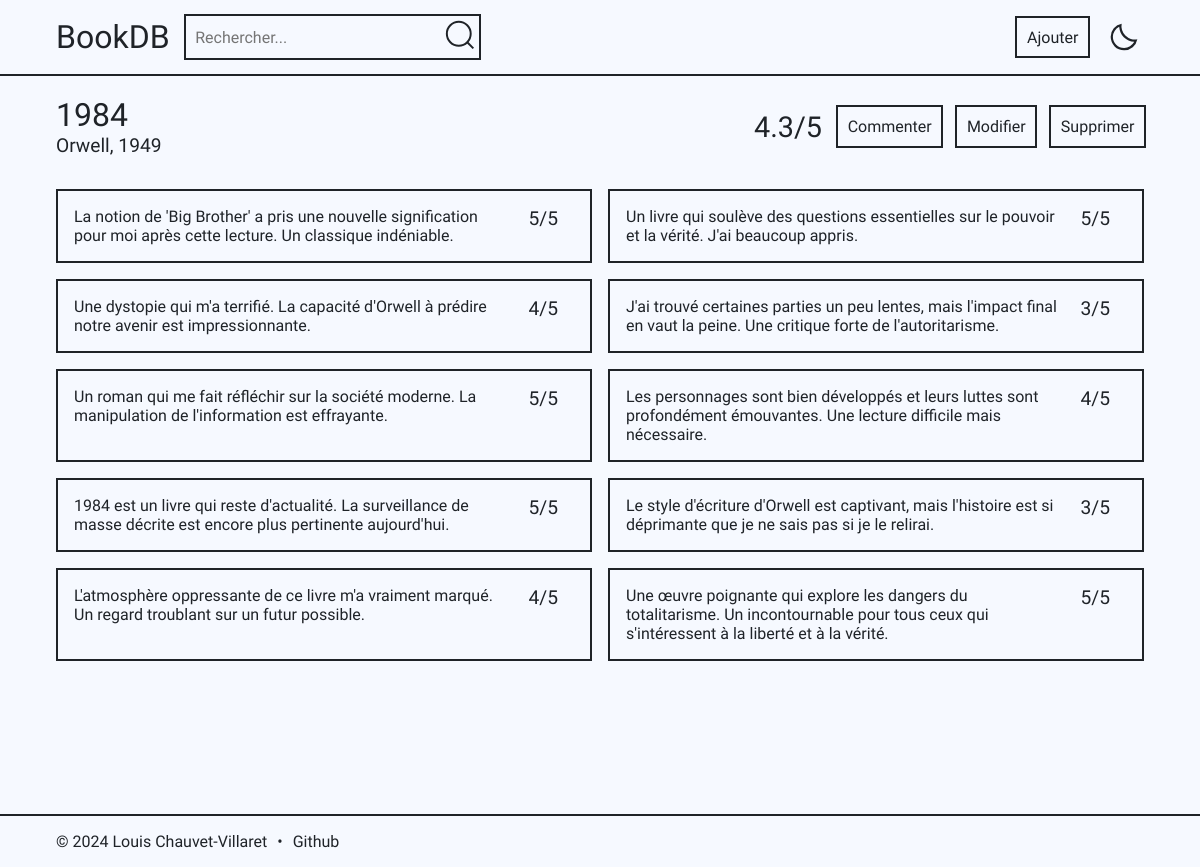
The app's page /livre?id=1 with its own data.
### tables this page shows
CREATE TABLE books (
                        id     INTEGER
                            primary key autoincrement,
                        title  TEXT    not null,
                        author TEXT    not null,
                        year   INTEGER not null
                    );

CREATE TABLE comments (
                        id      INTEGER
                            primary key autoincrement,
                        book_id INTEGER
                            references books
                                on delete cascade,
                        comment TEXT    not null,
                        rating  INTEGER not null,
                        signal INTEGER default 0,
                        check (rating >= 0 AND rating <= 5)
                    );

### app.py (the view)
@app.route('/livre')
def livre():
    book_id = request.args.get('id')
    data = execute_query("SELECT * FROM books WHERE id=?", [book_id], fetchone=True)
    if data:
        comments = execute_query("SELECT * FROM comments WHERE book_id=? ORDER BY id DESC", [book_id], )
        if comments:
            average = round(execute_query("SELECT AVG(rating) FROM comments WHERE book_id=?", [book_id], fetchone=True)[0],1)
            if average.is_integer():
                average = int(average)
            return render_template('livre.html', data=data, comments=comments, average=average)
        else:
            return render_template('livre.html', data=data)
    else:
        return redirect("/recherche", 303)

### app.py (called while the page is built)
def execute_query(query, params=(), fetchone=False, commit=False):
    conn = sqlite3.connect('books.db')
    conn.row_factory = sqlite3.Row
    cur = conn.cursor()
    try:
        cur.execute(query, params)
        if commit:
            conn.commit()
            return cur
        if fetchone:
            result = cur.fetchone()
        else:
            result = cur.fetchall()
    finally:
        cur.close()
        conn.close()
    return result

### templates/livre.html (shortened to what this page needs)
{% extends 'base.html' %}
{% block content %}
    <div class="flex space">
        <div>
            <h1>{{ data['title'] }}</h1>
            <p class="rate">{{ data['author'] }}, {{ data['year'] }}</p>
        </div>
        <div class="flex">
            {% if comments %}
                <p class="name">{{ average }}/5</p>
            {% endif %}
            <button class="hover" onclick="document.getElementById('comment').style.display = 'flex'">Commenter</button>
            <button class="hover" onclick="document.getElementById('modify').style.display = 'flex'">Modifier</button>
            <button class="hover" onclick="document.getElementById('delete').style.display = 'flex'">Supprimer</button>
        </div>
    </div>
    {% if comments %}
        <div class="grid-comment top">
            {% for comment in comments %}
                <div class="box space">
                    <p class="comment">{{ comment['comment'] }}</p>
                    <div class="flex2">
                        <p class="rate">{{ comment['rating'] }}/5</p>
                        <div class="menu-button"
                             onclick="document.getElementById('comm{{ comment['id'] }}').style.display = 'flex'">
                        </div>
                    </div>
                </div>
            {% endfor %}
        </div>
    {% endif %}
{% endblock %}

### static/style.css (style rules this page uses)
:root { --primary: 31, 35, 40; --bg2: 229, 236, 255; --bg: 246, 249, 255; }
* { margin: 0; padding: 0; box-sizing: border-box; user-select: none; font-family: "Onest", system-ui; }
body, html { overflow-x: hidden; scroll-behavior: smooth; font-optical-sizing: auto; font-style: normal; background: rgb(var(--bg)); color: rgb(var(--primary)); cursor: auto; visibility: hidden; }
.top { margin-top: 2rem; }
.flex { display: flex; align-items: center; gap: 1rem; }
*:focus, .hover { outline: 2px solid rgb(var(--primary)); }
main h1 { font-size: 2rem; font-weight: normal; }
button { background: none; border: none; cursor: pointer; color: rgb(var(--primary)); font-size: 1rem; padding: 0.6rem; }
.grid-comment { display: grid; grid-template-columns: 1fr 1fr; gap: 1rem; }
.box { padding: 1rem 0 1rem 1rem; border: 2px solid rgb(var(--primary)); display: flex; gap: 1rem; }
.rate { font-size: 1.2rem; }
.space { justify-content: space-between; }
.name { font-size: 1.8rem; }
.menu-button { display: flex; flex-direction: column; align-items: center; justify-content: space-between; width: 2rem; height: 20px; cursor: pointer; }
.box:hover .square, .flex2 { display: flex; }

### records on screen
books: title "1984", author "Orwell", year "1949"
comments: comment "La notion de 'Big Brother' a pris une nouvelle signification pour moi après cette lecture. Un classique indéniable.", rating "5"
comments: comment "Un livre qui soulève des questions essentielles sur le pouvoir et la vérité. J'ai beaucoup appris.", rating "5"
comments: comment "Une dystopie qui m'a terrifié. La capacité d'Orwell à prédire notre avenir est impressionnante.", rating "4"
comments: comment "J'ai trouvé certaines parties un peu lentes, mais l'impact final en vaut la peine. Une critique forte de l'autoritarisme.", rating "3"
comments: comment "Un roman qui me fait réfléchir sur la société moderne. La manipulation de l'information est effrayante.", rating "5"
comments: comment "Les personnages sont bien développés et leurs luttes sont profondément émouvantes. Une lecture difficile mais nécessaire.", rating "4"
comments: comment "1984 est un livre qui reste d'actualité. La surveillance de masse décrite est encore plus pertinente aujourd'hui.", rating "5"
comments: comment "Le style d'écriture d'Orwell est captivant, mais l'histoire est si déprimante que je ne sais pas si je le relirai.", rating "3"
comments: comment "L'atmosphère oppressante de ce livre m'a vraiment marqué. Un regard troublant sur un futur possible.", rating "4"
comments: comment "Une œuvre poignante qui explore les dangers du totalitarisme. Un incontournable pour tous ceux qui s'intéressent à la liberté et à la vérité.", rating "5"

### other values on screen
{{ average }} "4.3"
